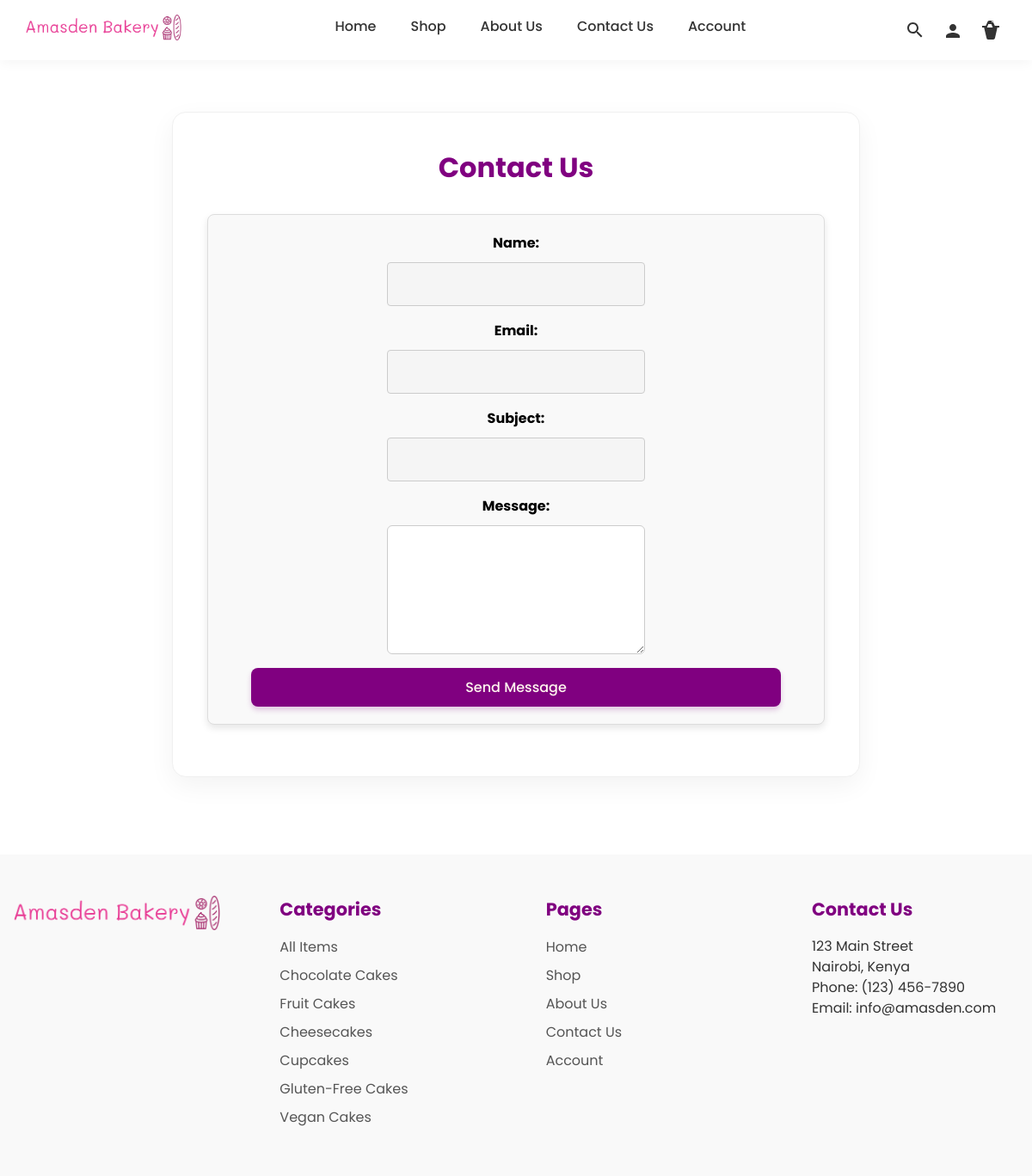
Page /contact/ on the committed database.
### bakery/models.py (models this page shows, shortened)
class Category(models.Model):
    name = models.CharField(max_length=100, default='none')
    slug = models.SlugField(unique=True, blank=True)

### bakery/views.py (the view)
# urls.py: path('contact/', views.contact, name='contact'),
def contact(request):
    if request.method == 'POST':
        form = ContactForm(request.POST)
        if form.is_valid():
            name = form.cleaned_data['name']
            email = form.cleaned_data['email']
            subject = form.cleaned_data['subject']
            message = form.cleaned_data['message']
            send_mail(
                subject,
                message,
                email,
                [settings.DEFAULT_FROM_EMAIL],
                fail_silently=False,
            )
            messages.success(request, "Your message has been sent successfully!")
            return redirect('contact')
        else:
            messages.error(request, "There was an error with your form. Please try again.")
    else:
        form = ContactForm()
    return render(request, 'bakery/contact.html', {'form': form})

### bakery/forms.py
class ContactForm(forms.Form):
    name = forms.CharField(max_length=100)
    email = forms.EmailField()
    subject = forms.CharField(max_length=200)
    message = forms.CharField(widget=forms.Textarea)

### bakery/context_processors.py (called while the page is built)
def global_footer_context(request):
    footer_categories = Category.objects.all()
    category_slug = request.GET.get('category')
    return {
        'footer_categories': footer_categories,
    }

### bakery/templates/bakery/contact.html (shortened to what this page needs)
{% load static %}
{% include "bakery/header.html" %}
<main>
  <div class="form-container" style="margin-top: 40px; margin-bottom: 40px;">
    <h2>Contact Us</h2>
    <form method="post" class="generic-form">
      <div class="form-group">
        <label for="name">Name:</label>
        <input type="text" id="name" name="name" required class="form-control">
      </div>
      <div class="form-group">
        <label for="email">Email:</label>
        <input type="email" id="email" name="email" required class="form-control">
      </div>
      <div class="form-group">
        <label for="subject">Subject:</label>
        <input type="text" id="subject" name="subject" required class="form-control">
      </div>
      <div class="form-group">
        <label for="message">Message:</label>
        <textarea id="message" name="message" required class="form-control" style="height: 150px;"></textarea>
      </div>
      <button class="btn2" type="submit">Send Message</button>
    </form>
  </div>
</main>
{% include "bakery/footer.html" %}

### bakery/templates/bakery/footer.html
{% load static %}
<footer>
  <div class="footer-column">
    <img src="{% static 'images/logo.png' %}" alt="Bakery Logo">
  </div>
  <div class="footer-column">
    <h3>Categories</h3>
    <ul>
      <li>
        <a href="{% url 'products' %}">All Items</a>
      </li>
      {% for category in footer_categories %}
      <li>
        <a href="?category={{ category.slug }}">{{ category.name }}</a>
      </li>
      {% endfor %}
    </ul>
  </div>
  <div class="footer-column">
    <h3>Pages</h3>
    <ul>
      <li>
        <a href="{% url 'home' %}">Home</a>
      </li>
      <li>
        <a href="{% url 'products' %}">Shop</a>
      </li>
      <li>
        <a href="{% url 'about' %}">About Us</a>
      </li>
      <li>
        <a href="{% url 'contact' %}">Contact Us</a>
      </li>
      {% if user.is_authenticated %}
            <li >
              {% if user.is_superuser %}
                <a href="{% url 'admin_dashboard:add_bakery_item' %}">Admin Dashboard</a>
              {% elif user.is_staff %}
                <a href="{% url 'staff_dashboard:manage_orders' %}">Staff Dashboard</a>
              {% else %}
                <a href="{% url 'user_dashboard:account_details' %}">Account</a>
              {% endif %}
            </li>
          {% else %}
            <li>
              <a href="{% url 'login' %}">Account</a>
            </li>
          {% endif %}
    </ul>
  </div>
  <div class="footer-column">
    <h3>Contact Us</h3>
    <p>123 Main Street<br>
    Nairobi, Kenya<br>
    Phone: (123) 456-7890<br>
    Email: info@amasden.com</p>
</footer>
  </body>
</html>

### bakery/static/css/master.css (style rules this page uses)
* { margin: 0; padding: 0; box-sizing: border-box; font-family: 'Poppins', sans-serif; font-size: 1rem; }
body { margin-top: 0; display: flex; flex-direction: column; align-items: center; justify-content: center; width: 100%; }
main { margin-top: 90px; width: 100%; display: flex; flex-direction: column; align-items: center; }
h2 { font-size: 2rem; color: purple; }
h3 { font-size: 1.3rem; color: purple; }
p { line-height: 1.5; }
.btn2 { border-radius: 8px; background-color: purple; border: none; color: seashell; padding: 10px 24px; cursor: pointer; transition: all 0.3s ease; text-decoration: none; font-weight: 500; box-shadow: 0 4px 6px rgba(128, 0, 128, 0.2); }
.form-group { display: flex; justify-content: space-between; align-items: center; flex-direction: row; gap: 10px; }
.form-group label { display: none; }
.form-control { width: 100%; max-width: 300px; border-radius: 5px; padding: 10px; border: none; background-color: white; }
.form-group input { width: 100%; padding: 10px; border: 1px grey solid; border-radius: 4px; background-color: #f5f5f5; transition: background-color ease-in-out 0.9s; }
footer { display: flex; flex-wrap: wrap; justify-content: space-between; background-color: #f9f9f9; padding: 2rem 0; font-family: Arial, sans-serif; color: #333; margin-top: 50px; z-index: 999; }
.footer-column { width: 20%; margin: 0 1rem; padding: 1rem 0; }
.footer-column h3 { margin-bottom: 1rem; }
.footer-column ul { list-style: none; padding: 0; margin: 0; }
.footer-column li { margin-bottom: 0.5rem; }
.footer-column li a { text-decoration: none; color: #555; padding: 0; transition: color 0.2s ease-in-out, background-color 0.2s ease-in-out, padding 0.2s ease-in-out; }
footer img { max-width: 100%; height: auto; }
.form-container { background-color: white; border-radius: 16px; box-shadow: 0 10px 30px rgba(0, 0, 0, 0.05); padding: 40px; width: 90%; max-width: 800px; margin: 0 auto; border: 1px solid #f0f0f0; text-align: center; }
.form-container h2 { margin-bottom: 30px; color: purple; font-weight: 700; }
.form-control { width: 100%; padding: 10px; border: 1px solid #ccc; border-radius: 6px; font-size: 1rem; transition: border-color 0.2s; }
textarea.form-control { min-height: 100px; resize: vertical; }

### bakery/static/css/user_dashboard.css (style rules this page uses)
input:invalid { border: 1px solid purple; }

### bakery/static/css/generic.css (style rules this page uses)
.generic-form { display: flex; flex-direction: column; gap: 16px; padding: 20px 50px; background-color: #f9f9f9; border: 1px solid #ddd; border-radius: 8px; max-width: 800px; margin: 20px auto; box-shadow: 0 4px 8px rgba(0, 0, 0, 0.1); }
.generic-form label { font-size: 1rem; font-weight: bold; margin-bottom: 8px; }
.generic-form input[type="text"], .generic-form input[type="email"], .generic-form input[type="password"], .generic-form input[type="number"], .generic-form input[type="datetime-local"], .generic-form select { padding: 12px; border: 1px solid #ccc; border-radius: 4px; font-size: 1rem; width: 100%; box-sizing: border-box; }
.generic-form .form-group { display: flex; flex-direction: column; gap: 5px; width: 100%; }
.generic-form .form-group label { display: block; font-weight: bold; margin-bottom: 5px; }
.generic-form .form-group input, .generic-form .form-group textarea, .generic-form .form-group select { width: 100%; }

### rows in the picture
Category: name "Chocolate Cakes"
Category: name "Fruit Cakes"
Category: name "Cheesecakes"
Category: name "Cupcakes"
Category: name "Gluten-Free Cakes"
Category: name "Vegan Cakes"
